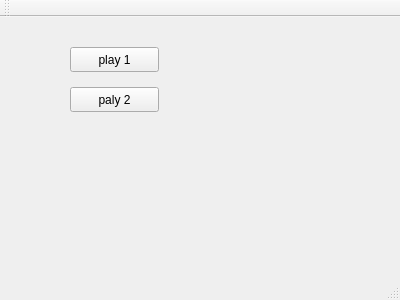
<?xml version="1.0" encoding="UTF-8"?>
<ui version="4.0">
 <class>MainWindow</class>
 <widget class="QMainWindow" name="MainWindow">
  <property name="geometry">
   <rect>
    <x>0</x>
    <y>0</y>
    <width>400</width>
    <height>300</height>
   </rect>
  </property>
  <property name="windowTitle">
   <string>MainWindow</string>
  </property>
  <widget class="QWidget" name="centralWidget">
   <widget class="QPushButton" name="pushButton">
    <property name="geometry">
     <rect>
      <x>70</x>
      <y>30</y>
      <width>89</width>
      <height>25</height>
     </rect>
    </property>
    <property name="text">
     <string>play 1</string>
    </property>
   </widget>
   <widget class="QPushButton" name="pushButton_2">
    <property name="geometry">
     <rect>
      <x>70</x>
      <y>70</y>
      <width>89</width>
      <height>25</height>
     </rect>
    </property>
    <property name="text">
     <string>paly 2</string>
    </property>
   </widget>
  </widget>
  <widget class="QMenuBar" name="menuBar">
   <property name="geometry">
    <rect>
     <x>0</x>
     <y>0</y>
     <width>400</width>
     <height>22</height>
    </rect>
   </property>
  </widget>
  <widget class="QToolBar" name="mainToolBar">
   <attribute name="toolBarArea">
    <enum>TopToolBarArea</enum>
   </attribute>
   <attribute name="toolBarBreak">
    <bool>false</bool>
   </attribute>
  </widget>
  <widget class="QStatusBar" name="statusBar"/>
 </widget>
 <layoutdefault spacing="6" margin="11"/>
 <resources/>
 <connections/>
</ui>
